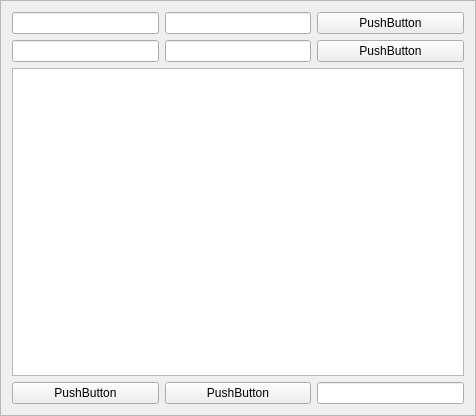
<?xml version="1.0" encoding="UTF-8"?>
<ui version="4.0">
 <class>client_io_frame</class>
 <widget class="QFrame" name="client_io_frame">
  <property name="geometry">
   <rect>
    <x>0</x>
    <y>0</y>
    <width>476</width>
    <height>416</height>
   </rect>
  </property>
  <property name="windowTitle">
   <string>Frame</string>
  </property>
  <property name="frameShape">
   <enum>QFrame::StyledPanel</enum>
  </property>
  <property name="frameShadow">
   <enum>QFrame::Raised</enum>
  </property>
  <layout class="QGridLayout" name="gridLayout">
   <item row="3" column="1">
    <widget class="QPushButton" name="test_button">
     <property name="text">
      <string>PushButton</string>
     </property>
    </widget>
   </item>
   <item row="3" column="0">
    <widget class="QPushButton" name="start_button">
     <property name="text">
      <string>PushButton</string>
     </property>
    </widget>
   </item>
   <item row="0" column="1">
    <widget class="QLineEdit" name="address_entry"/>
   </item>
   <item row="3" column="2">
    <widget class="QLineEdit" name="status_report"/>
   </item>
   <item row="1" column="2">
    <widget class="QPushButton" name="set_keyfile_button">
     <property name="text">
      <string>PushButton</string>
     </property>
    </widget>
   </item>
   <item row="0" column="2">
    <widget class="QPushButton" name="set_address_button">
     <property name="text">
      <string>PushButton</string>
     </property>
    </widget>
   </item>
   <item row="2" column="0" colspan="3">
    <widget class="QGraphicsView" name="citrination_logo"/>
   </item>
   <item row="0" column="0">
    <widget class="QLineEdit" name="address_header"/>
   </item>
   <item row="1" column="1">
    <widget class="QLineEdit" name="keyfile_entry"/>
   </item>
   <item row="1" column="0">
    <widget class="QLineEdit" name="keyfile_header"/>
   </item>
  </layout>
 </widget>
 <resources/>
 <connections/>
</ui>
